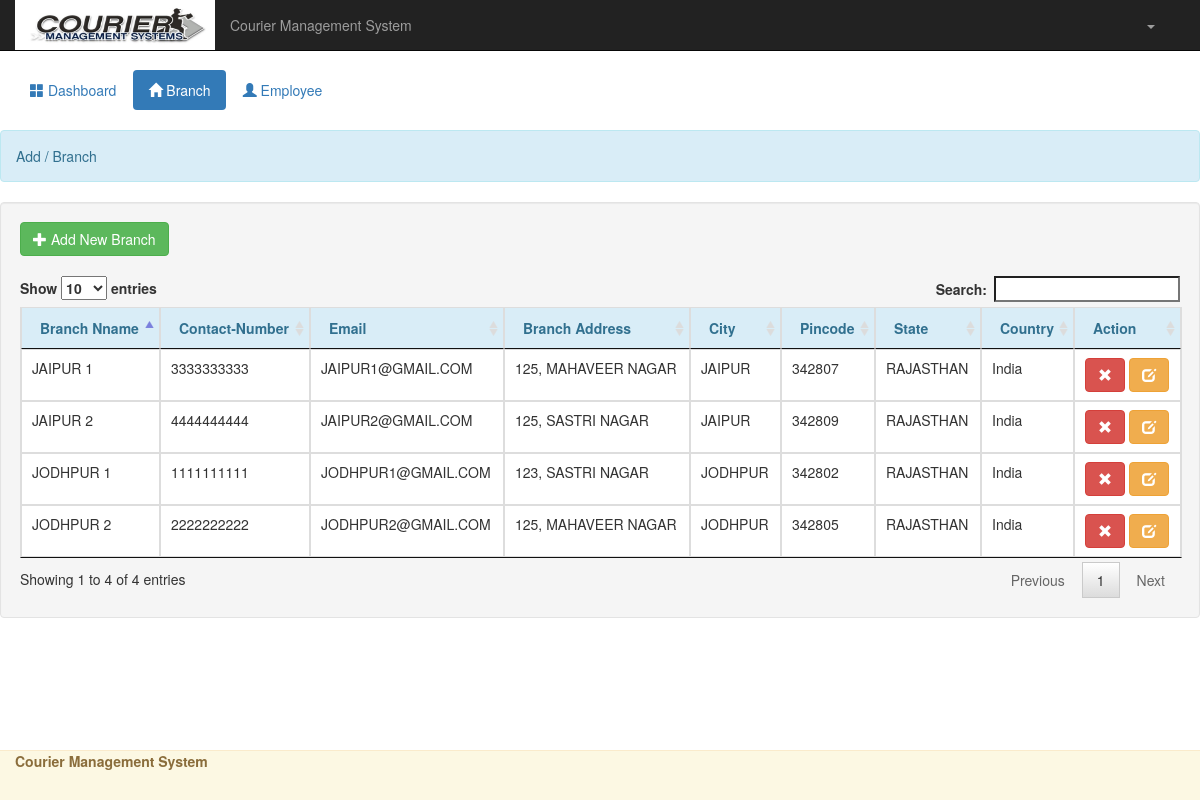
/admin/branch.php, run on the app's committed database.
### tables this page shows
CREATE TABLE `branch` (
  `branch_id` bigint(10) NOT NULL,
  `name` varchar(30) NOT NULL,
  `contactnumber` bigint(10) NOT NULL,
  `email` varchar(30) NOT NULL,
  `address` varchar(30) NOT NULL,
  `city` varchar(20) NOT NULL,
  `pincode` int(6) NOT NULL,
  `state` varchar(20) NOT NULL,
  `country` varchar(20) NOT NULL
);

### admin/branch.php (the view, shortened to what this page needs)
<!DOCTYPE html>
<?php
	require_once 'account.php';
?>
<html lang = "eng">
	<head>
		<link rel = "stylesheet" href = "css/bootstrap.css" />
		<link rel = "stylesheet" href = "css/jquery.dataTables.css" />
	</head>
	<body>
		<nav class = "navbar navbar-inverse navbar-fixed-top">
			<div class = "container-fluid">
				<div class = "navbar-header">
					<img src = "images/logo.jpg" width = "200px" height = "50px"/>
					<p class = "navbar-text pull-right">Courier Management System</p>
				</div>
				<ul class = "nav navbar-nav navbar-right">
					<li class = "dropdown">
						<a href = "#" class = "dropdown-toggle" data-toggle = "dropdown"><?php echo htmlentities($admin_name)?> <b class = "caret"></b></a>
					</li>
				</ul>
			</div>
		</nav>
		<div class = "container-fluid" style = "margin-top:70px;">
			<ul class = "nav nav-pills">
				<li><a href = "home.php"><span class = "glyphicon glyphicon-th-large"></span> Dashboard</a></li>
				<li class="active"><a href = "branch.php"><span class = "glyphicon glyphicon-home"></span> Branch</a></li>
				<li><a href = "employee.php"><span class = "glyphicon glyphicon-user"></span> Employee</a></li>
			</ul>
			<br />
		</div>
			<div class = "alert alert-info">Add / Branch</div>
			<div class = "well col-lg-12">
				<button class = "btn btn-success" type = "button" href = "#" data-toggle = "modal" data-target = "#add_branch"><span class = "glyphicon glyphicon-plus"></span> Add New Branch </button>
				<br />
				<br />
				<table id = "table" class = "table table-bordered">
					<thead class = "alert-info">
						<tr>
							<th>Branch Nname</th>
							<th>Contact-Number</th>
							<th>Email</th>
							<th>Branch Address</th>
							<th>City</th>
							<th>Pincode</th>
							<th>State</th>
							<th>Country</th>
							<th>Action</th>
						</tr>
					</thead>
					<tbody>
						<?php
							$q_branch = $conn->query("SELECT * FROM `branch`") or die(mysqli_error());
							while($f_branch = $q_branch->fetch_array()){
						?>
						<tr>
							<td><?php echo $f_branch['name']?></td>
							<td><?php echo $f_branch['contactnumber']?></td>
							<td><?php echo $f_branch['email']?></td>
							<td><?php echo $f_branch['address']?></td>
							<td><?php echo $f_branch['city']?></td>
							<td><?php echo $f_branch['pincode']?></td>
							<td><?php echo $f_branch['state']?></td>
							<td><?php echo $f_branch['country']?></td>
							<td><a class = "btn btn-danger rbranch_id" name = "<?php echo $f_branch['branch_id']?>" href = "#" data-toggle = "modal" data-target = "#delete"><span class = "glyphicon glyphicon-remove"></span></a> <a class = "btn btn-warning  ebranch_id" name = "<?php echo $f_branch['branch_id']?>" href = "#" data-toggle = "modal" data-target = "#edit_branch"><span class = "glyphicon glyphicon-edit"></span></a></td>
						</tr>
						<?php
							}
						?>
					</tbody>
				</table>
			</div>
			<br />
			<br />
			<br />
		<div class = "navbar navbar-fixed-bottom alert-warning">
			<div class = "container-fluid">
				<label class = "pull-left">Courier Management System</label>
			</div>
		</div>
	</body>
</html>

### data on the page
branch: name "JODHPUR 1", contactnumber "1111111111", email "JODHPUR1@GMAIL.COM", address "123, SASTRI NAGAR", city "JODHPUR", pincode "342802", state "RAJASTHAN", country "India"
branch: name "JODHPUR 2", contactnumber "2222222222", email "JODHPUR2@GMAIL.COM", address "125, MAHAVEER NAGAR", city "JODHPUR", pincode "342805", state "RAJASTHAN", country "India"
branch: name "JAIPUR 1", contactnumber "3333333333", email "JAIPUR1@GMAIL.COM", address "125, MAHAVEER NAGAR", city "JAIPUR", pincode "342807", state "RAJASTHAN", country "India"
branch: name "JAIPUR 2", contactnumber "4444444444", email "JAIPUR2@GMAIL.COM", address "125, SASTRI NAGAR", city "JAIPUR", pincode "342809", state "RAJASTHAN", country "India"
